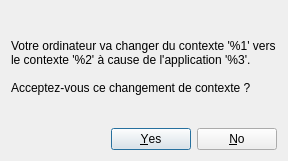
<?xml version="1.0" encoding="UTF-8"?>
<ui version="4.0">
 <class>NotifyPrompt</class>
 <widget class="QDialog" name="NotifyPrompt">
  <property name="geometry">
   <rect>
    <x>0</x>
    <y>0</y>
    <width>288</width>
    <height>161</height>
   </rect>
  </property>
  <property name="maximumSize">
   <size>
    <width>300</width>
    <height>16777215</height>
   </size>
  </property>
  <property name="windowTitle">
   <string>Dialog</string>
  </property>
  <layout class="QVBoxLayout" name="verticalLayout">
   <item>
    <widget class="QLabel" name="question_lbl">
     <property name="sizePolicy">
      <sizepolicy hsizetype="Preferred" vsizetype="Minimum">
       <horstretch>0</horstretch>
       <verstretch>0</verstretch>
      </sizepolicy>
     </property>
     <property name="text">
      <string>Votre ordinateur va changer du contexte '%1' vers le contexte '%2' à cause de l'application '%3'.

Acceptez-vous ce changement de contexte ?</string>
     </property>
     <property name="wordWrap">
      <bool>true</bool>
     </property>
    </widget>
   </item>
   <item>
    <widget class="QDialogButtonBox" name="buttonBox">
     <property name="orientation">
      <enum>Qt::Horizontal</enum>
     </property>
     <property name="standardButtons">
      <set>QDialogButtonBox::No|QDialogButtonBox::Yes</set>
     </property>
    </widget>
   </item>
  </layout>
 </widget>
 <resources/>
 <connections>
  <connection>
   <sender>buttonBox</sender>
   <signal>accepted()</signal>
   <receiver>NotifyPrompt</receiver>
   <slot>accept()</slot>
   <hints>
    <hint type="sourcelabel">
     <x>248</x>
     <y>254</y>
    </hint>
    <hint type="destinationlabel">
     <x>157</x>
     <y>274</y>
    </hint>
   </hints>
  </connection>
  <connection>
   <sender>buttonBox</sender>
   <signal>rejected()</signal>
   <receiver>NotifyPrompt</receiver>
   <slot>reject()</slot>
   <hints>
    <hint type="sourcelabel">
     <x>316</x>
     <y>260</y>
    </hint>
    <hint type="destinationlabel">
     <x>286</x>
     <y>274</y>
    </hint>
   </hints>
  </connection>
 </connections>
</ui>
